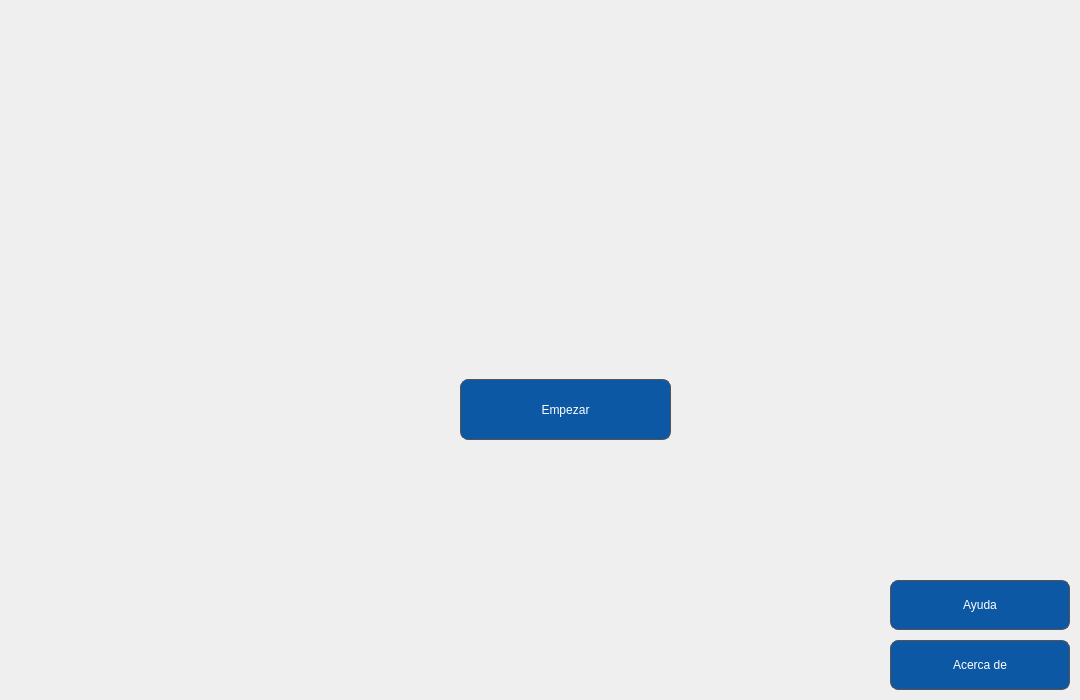
<?xml version="1.0" encoding="UTF-8"?>
<ui version="4.0">
 <class>mainWindow</class>
 <widget class="QMainWindow" name="mainWindow">
  <property name="geometry">
   <rect>
    <x>0</x>
    <y>0</y>
    <width>1080</width>
    <height>700</height>
   </rect>
  </property>
  <property name="minimumSize">
   <size>
    <width>1080</width>
    <height>700</height>
   </size>
  </property>
  <property name="maximumSize">
   <size>
    <width>1080</width>
    <height>700</height>
   </size>
  </property>
  <property name="windowTitle">
   <string>Análisis de datos ECC 2024</string>
  </property>
  <property name="windowIcon">
   <iconset>
    <normaloff>../../assets/logo_EEC_grande.png</normaloff>../../assets/logo_EEC_grande.png</iconset>
  </property>
  <widget class="QWidget" name="mainLayout">
   <property name="enabled">
    <bool>true</bool>
   </property>
   <property name="minimumSize">
    <size>
     <width>1080</width>
     <height>700</height>
    </size>
   </property>
   <property name="maximumSize">
    <size>
     <width>1080</width>
     <height>700</height>
    </size>
   </property>
   <widget class="QLabel" name="backgroundImage">
    <property name="enabled">
     <bool>true</bool>
    </property>
    <property name="geometry">
     <rect>
      <x>0</x>
      <y>0</y>
      <width>1080</width>
      <height>700</height>
     </rect>
    </property>
    <property name="sizePolicy">
     <sizepolicy hsizetype="Ignored" vsizetype="Ignored">
      <horstretch>10</horstretch>
      <verstretch>6</verstretch>
     </sizepolicy>
    </property>
    <property name="minimumSize">
     <size>
      <width>1080</width>
      <height>700</height>
     </size>
    </property>
    <property name="autoFillBackground">
     <bool>false</bool>
    </property>
    <property name="text">
     <string/>
    </property>
    <property name="pixmap">
     <pixmap>../../assets/Images/BackgroundApp.png</pixmap>
    </property>
    <property name="scaledContents">
     <bool>false</bool>
    </property>
    <property name="wordWrap">
     <bool>false</bool>
    </property>
   </widget>
   <widget class="QLabel" name="EccLogo">
    <property name="geometry">
     <rect>
      <x>0</x>
      <y>195</y>
      <width>1080</width>
      <height>160</height>
     </rect>
    </property>
    <property name="tabletTracking">
     <bool>false</bool>
    </property>
    <property name="acceptDrops">
     <bool>false</bool>
    </property>
    <property name="statusTip">
     <string/>
    </property>
    <property name="layoutDirection">
     <enum>Qt::LeftToRight</enum>
    </property>
    <property name="autoFillBackground">
     <bool>false</bool>
    </property>
    <property name="frameShape">
     <enum>QFrame::NoFrame</enum>
    </property>
    <property name="text">
     <string/>
    </property>
    <property name="textFormat">
     <enum>Qt::RichText</enum>
    </property>
    <property name="pixmap">
     <pixmap>../../assets/Images/logo_EEC_grande.png</pixmap>
    </property>
    <property name="alignment">
     <set>Qt::AlignCenter</set>
    </property>
   </widget>
   <widget class="QPushButton" name="pushButton">
    <property name="enabled">
     <bool>true</bool>
    </property>
    <property name="geometry">
     <rect>
      <x>460</x>
      <y>379</y>
      <width>211</width>
      <height>61</height>
     </rect>
    </property>
    <property name="toolTip">
     <string notr="true"/>
    </property>
    <property name="styleSheet">
     <string notr="true">QPushButton {
    background-color: #0C58A4;
    color: white;
    border: 1px solid rgb(91, 83, 81);
	border-radius: 8px;
}</string>
    </property>
    <property name="text">
     <string>Empezar</string>
    </property>
    <property name="autoDefault">
     <bool>false</bool>
    </property>
    <property name="default">
     <bool>false</bool>
    </property>
    <property name="flat">
     <bool>false</bool>
    </property>
   </widget>
   <widget class="QPushButton" name="pushButton_2">
    <property name="geometry">
     <rect>
      <x>890</x>
      <y>580</y>
      <width>180</width>
      <height>50</height>
     </rect>
    </property>
    <property name="styleSheet">
     <string notr="true">QPushButton {
    background-color: #0C58A4;
    color: white;
    border: 1px solid rgb(91, 83, 81);
	border-radius: 8px;
}</string>
    </property>
    <property name="text">
     <string>Ayuda</string>
    </property>
   </widget>
   <widget class="QPushButton" name="pushButton_3">
    <property name="geometry">
     <rect>
      <x>890</x>
      <y>640</y>
      <width>180</width>
      <height>50</height>
     </rect>
    </property>
    <property name="styleSheet">
     <string notr="true">QPushButton {
    background-color: #0C58A4;
    color: white;
    border: 1px solid rgb(91, 83, 81);
	border-radius: 8px;
}</string>
    </property>
    <property name="text">
     <string>Acerca de</string>
    </property>
   </widget>
  </widget>
 </widget>
 <resources>
  <include location="../../assets/Qt/qtSources.qrc"/>
 </resources>
 <connections/>
</ui>
